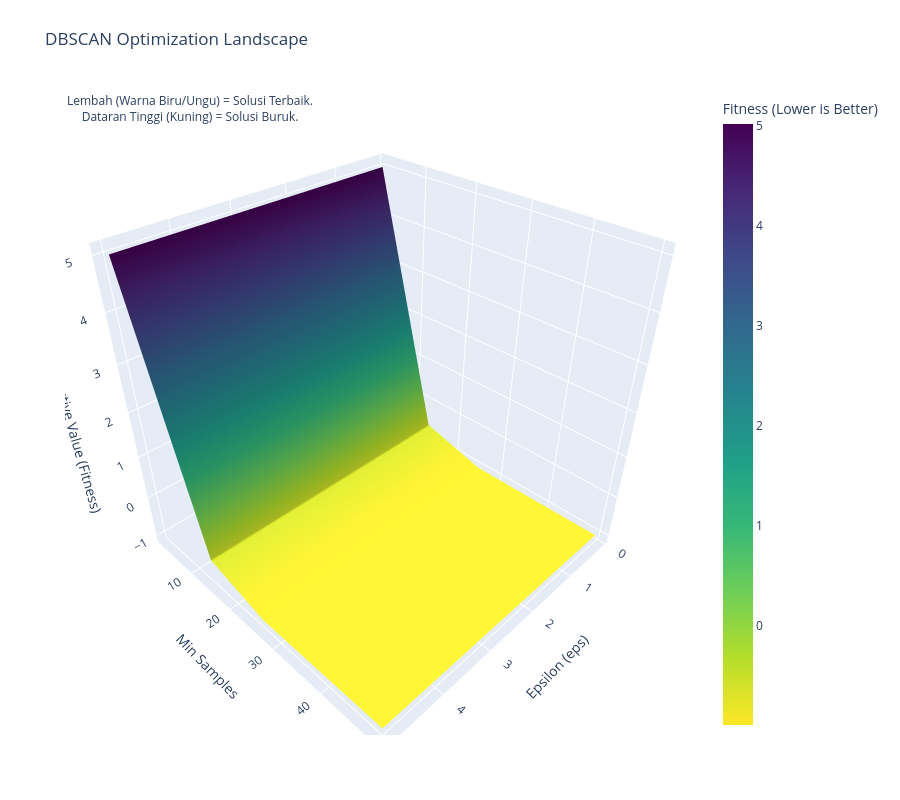

Notebook code cell kept with this figure:
### Code cell
import numpy as np
import pandas as pd
from sklearn.decomposition import PCA
from sklearn.metrics import silhouette_score
# from src.aco_optimization import ACO
# Import Internal Modules
from src.preprocessing import DataPreprocessor
from src.embedding import PCAEmbedder, UMAPEmbedder
from src.optimization import PSO
from src.clustering import DBSCAN
from src.evaluation import (
    silhouette_score as sk_silhouette,
    davies_bouldin_index,
    calinski_harabasz_index
)
from src.visualization import (
    plot_clusters_3d,
    plot_full_report,
    plot_cluster_profiles  # <--- IMPORT THE NEW FUNCTION
)
from src.utils import Logger, Timer
from config import CONFIG

# 1. Setup Logging & Timer
logger = Logger(verbose=True)
timer = Timer()

try:
    # ---------------------------------------------------------
    # STEP 1: Load & Preprocess Data
    # ---------------------------------------------------------
    logger.info("1. Loading & Preprocessing Data...")
    preprocessor = DataPreprocessor()
    
    # 1. Load Data
    raw_df = preprocessor.load_data('data/Cleaned_pasien_large.csv') 
    
    # --- PERBAIKAN PENTING ---
    # Kita harus membuang NaN di sini agar 'df' sinkron dengan hasil transform.
    # Jika preprocessor Anda melakukan dropna(), kita harus melakukannya juga di sini.
    df = raw_df.dropna().reset_index(drop=True)

    
    logger.info(f"   Original Rows: {len(raw_df)} -> Clean Rows: {len(df)}")

    # 2. Transform data yang SUDAH bersih
    X_scaled = preprocessor.transform(df)
    
    # ---------------------------------------------------------
    # STEP 2: Embedding (Switchable: PCA or UMAP)
    # ---------------------------------------------------------
    method = CONFIG['embedding'].get('method', 'pca')
    logger.info(f"2. Applying {method.upper()} Embedding...")

    if method == 'umap':
        umap_cfg = CONFIG['embedding']['umap']
        embedder = UMAPEmbedder(
            n_neighbors=umap_cfg.get('n_neighbors', 15),
            min_dist=umap_cfg.get('min_dist', 0.1),
            n_components=umap_cfg.get('n_components', 5)
        )
    else:
        # Default to PCA
        pca_cfg = CONFIG['embedding']['pca']
        embedder = PCAEmbedder(n_components=pca_cfg.get('n_components', 10))

    X_embedded = embedder.fit_transform(X_scaled)
    
    logger.info(f"   Data Shape after {method.upper()}: {X_embedded.shape}")
    
    from src.visualization import plot_objective_landscape
    fig_landscape = plot_objective_landscape(
        X=X_embedded,  # Gunakan hasil UMAP/PCA
        bounds=CONFIG['pso']['bounds'],
        objective_kwargs=CONFIG['objective'],
        resolution=5, 
        logger=logger
    )

# Tampilkan dan Simpan
    fig_landscape.show()

    # ---------------------------------------------------------
    # STEP 3: Hyperparameter Optimization (PSO)
    # ---------------------------------------------------------
    logger.info("3. Starting PSO Optimization...")
    timer.start()
    
    pso = PSO(
        **CONFIG['pso'],
        logger=logger,
        objective_kwargs=CONFIG['objective']
    )
    
    # aco_optimizer = ACO(**CONFIG['pso'], logger=logger, objective_kwargs=CONFIG['objective'])
    
    best_params = pso.optimize(X_embedded)
    # best_params = aco_optimizer.optimize(X_embedded)
    
    elapsed = timer.stop()
    logger.success(f"PSO Finished in {elapsed:.2f}s")
    logger.info(f"   Best Parameters: {best_params}")

    # ---------------------------------------------------------
    # STEP 4: Final Clustering
    # ---------------------------------------------------------
    logger.info("4. Running Final DBSCAN Clustering...")
    dbscan = DBSCAN()
    labels = dbscan.fit(
        X_embedded,
        eps=best_params['eps'],
        min_samples=best_params['min_samples']
    )
    
    n_clusters = len(set(labels)) - (1 if -1 in labels else 0)
    n_noise = list(labels).count(-1)
    logger.success(f"   Clusters found: {n_clusters}")
    logger.info(f"   Noise points: {n_noise}")

    # ---------------------------------------------------------
    # STEP 5: Evaluation Metrics
    # ---------------------------------------------------------
    logger.info("5. Calculating Metrics...")
    
    if n_clusters > 1:
        mask = labels != -1
        metrics = {
            'silhouette': sk_silhouette(X_embedded[mask], labels[mask]) if mask.sum() > 2 else 0,
            'dbi': davies_bouldin_index(X_embedded, labels),
            'ch': calinski_harabasz_index(X_embedded, labels)
        }
    else:
        metrics = {'silhouette': 0, 'dbi': 0, 'ch': 0}
        
    logger.success(f"   Metrics: {metrics}")

    # ---------------------------------------------------------
    # STEP 6: Visualization & Reporting
    # ---------------------------------------------------------
    logger.info("6. Generating Visualizations...")
    
    # A. Interactive 3D Plot (Structure)
    logger.info("   Generating 3D Structure Plot...")
    pca_3d = PCA(n_components=3, random_state=42)
    X_plot_3d = pca_3d.fit_transform(X_scaled) 
    
    plot_clusters_3d(
        X_plot_3d, 
        labels, 
        title=f"3D PCA Clustering (Eps: {best_params['eps']:.2f})", 
        save_path="output/3d_clusters.html"
    )

    # B. Interactive Profile Plot (Radar & Boxplot) <-- NEW ADDITION
    logger.info("   Generating Cluster Profiles (Radar & Box)...")
    plot_cluster_profiles(
        df=df,              # Dataframe original (sudah bersih) untuk nilai metrik
        labels=labels,      # Hasil clustering dari DBSCAN

        show_plot=True      # Tampilkan plot interaktif juga
        
    )
    # C. Full Static Report (Matplotlib)
    logger.info("   Generating Technical Report...")
    plot_full_report(
        X_embedded=X_embedded, 
        labels=labels, 
        pso_history=pso.history, 
        metrics=metrics, 
        save_path= "output/full_report.png"
    )

    logger.success("=== ALL PROCESSES COMPLETED SUCCESSFULLY ===")

except Exception as e:
    logger.error(f"Pipeline Failed: {str(e)}")
    raise e

### Figure 1 — Plotly figure (JSON) as saved in the notebook; plotly's stock layout.template omitted (floating-point values rounded to 4 significant figures)
{"data": [{"colorbar": {"title": {"text": "Fitness (Lower is Better)"}}, "colorscale": [[0, "#fde725"], [0.1111, "#b5de2b"], [0.2222, "#6ece58"], [0.3333, "#35b779"], [0.4444, "#1f9e89"], [0.5556, "#26828e"], [0.6667, "#31688e"], [0.7778, "#3e4989"], [0.8889, "#482878"], [1, "#440154"]], "type": "surface", "x": [[0.1, 1.325, 2.55, 3.775, 5.0], [0.1, 1.325, 2.55, 3.775, 5.0], [0.1, 1.325, 2.55, 3.775, 5.0], [0.1, 1.325, 2.55, 3.775, 5.0], [0.1, 1.325, 2.55, 3.775, 5.0]], "y": [[2.0, 2.0, 2.0, 2.0, 2.0], [14.0, 14.0, 14.0, 14.0, 14.0], [26.0, 26.0, 26.0, 26.0, 26.0], [38.0, 38.0, 38.0, 38.0, 38.0], [50.0, 50.0, 50.0, 50.0, 50.0]], "z": [[5.014, 5.014, 5.014, 5.014, 5.014], [-0.5967, -0.5967, -0.5967, -0.5967, -0.5967], [-0.9961, -0.9961, -0.9961, -0.9961, -0.9961], [-0.9956, -0.9956, -0.9956, -0.9956, -0.9956], [-0.9939, -0.9939, -0.9939, -0.9939, -0.9939]]}], "layout": {"annotations": [{"showarrow": false, "text": "Lembah (Warna Biru/Ungu) = Solusi Terbaik.<br>Dataran Tinggi (Kuning) = Solusi Buruk.", "x": 0, "xref": "paper", "y": 1, "yref": "paper"}], "autosize": true, "height": 800, "margin": {"b": 65, "l": 65, "r": 50, "t": 90}, "scene": {"xaxis": {"title": {"text": "Epsilon (eps)"}}, "yaxis": {"title": {"text": "Min Samples"}}, "zaxis": {"title": {"text": "Objective Value (Fitness)"}}}, "title": {"text": "DBSCAN Optimization Landscape"}}}
